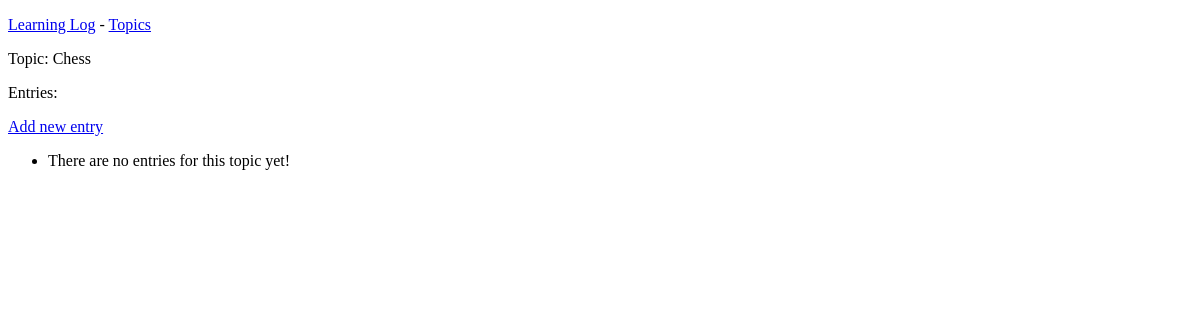
The page /topics/1 on the database as committed earlier.
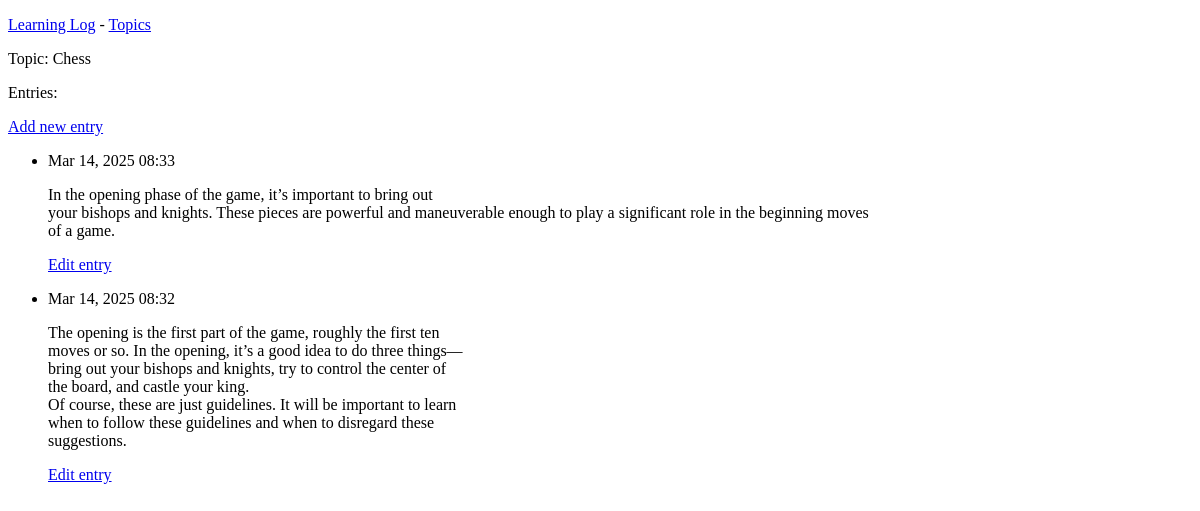
The same page on the database as committed later.
### learning_logs/models.py (models this page shows, shortened)
class Topic(models.Model):
    text = models.CharField(max_length=200)
    date_added = models.DateTimeField(auto_now_add=True)

class Entry(models.Model):
    topic = models.ForeignKey(Topic, on_delete=models.CASCADE)
    text = models.TextField()
    date_added = models.DateTimeField(auto_now_add=True)
    class Meta:
        verbose_name_plural = "entries"

### learning_logs/views.py (the view)
# urls.py: path('topics/<int:topic_id>', views.topic, name="topic"),
def topic(request, topic_id):
    topic = Topic.objects.get(id=topic_id)
    entries = topic.entry_set.order_by('-date_added')
    context = {"topic": topic, "entries": entries}
    return render(request, "learning_logs/topic.html", context)

### learning_logs/templates/learning_logs/topic.html
{% extends "learning_logs/base.html" %} {% block content %}
<p>Topic: {{topic.text}}</p>
<p>Entries:</p>
<p>
  <a href="{% url 'learning_logs:new_entry' topic.id %}">Add new entry</a>
</p>
<ul>
  {% for entry in entries %}
  <li>
    <p>{{ entry.date_added|date:'M d, Y H:i' }}</p>
    <p>{{ entry.text|linebreaks }}</p>
    <p>
      <a href="{% url 'learning_logs:edit_entry' entry.id %}">Edit entry</a>
    </p>
  </li>
  {%empty%}
  <li>There are no entries for this topic yet!</li>
  {%endfor%}
</ul>
{%endblock content%}

### learning_logs/templates/learning_logs/base.html (shortened to what this page needs)
<!DOCTYPE html>
<html lang="en">
  <head>
  </head>
  <body>
    <p>
      <a href="{% url 'learning_logs:index' %}">Learning Log</a> -
      <a href="{% url 'learning_logs:topics'%}">Topics</a>
    </p>
    {% block content %}{% endblock content %}
  </body>
</html>

Rows that differ between the two databases and show on the page:
added Entry: date_added "Mar 14, 2025 08:33", text "In the opening phase of the game, it’s important to bring out your bishops and knights. These pieces are powerful and maneuverable enough to play a significant role in the beginning moves of a game."
added Entry: date_added "Mar 14, 2025 08:32", text "The opening is the first part of the game, roughly the first ten moves or so. In the opening, it’s a good idea to do three things— bring out your bishops and knights, try to control the center of the board, and castle your king. Of course, these are just guidelines. It will be important to learn when to follow these guidelines and when to disregard these suggestions."
Other text that changed with them:
text no longer shown: "There are no entries for this topic yet!"
